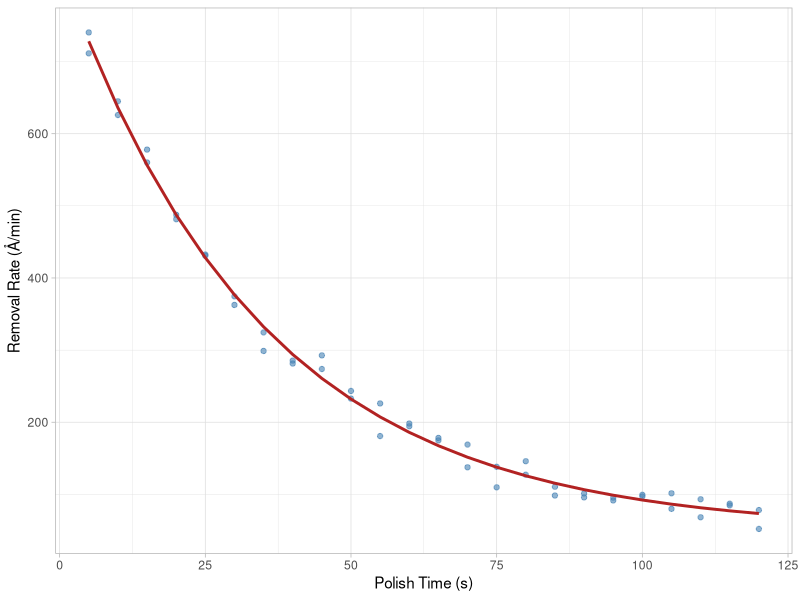

The R script that drew this image:
## ---- chunk 1
#| code-fold: true
#| message: false
#| label: fig-ppc-432-cmp-fit
#| fig-cap: "CMP removal rate versus polish time, with fitted exponential decay curve"
library(tidyverse)

set.seed(55)
time <- rep(seq(5, 120, by = 5), each = 2)
p1_true <- 50
p2_true <- 800
p3_true <- -0.03

cmp <- tibble(
  time = time,
  removal_rate = p1_true + p2_true * exp(p3_true * time) + rnorm(length(time), 0, 15)
)

cmp_fit <- nls(
  removal_rate ~ p1 + p2 * exp(p3 * time),
  data = cmp,
  start = list(p1 = 50, p2 = 800, p3 = -0.03)
)

cmp |>
  mutate(fitted = predict(cmp_fit)) |>
  ggplot(aes(time, removal_rate)) +
  geom_point(color = "steelblue", alpha = 0.6) +
  geom_line(aes(y = fitted), color = "firebrick", linewidth = 1) +
  labs(x = "Polish Time (s)", y = "Removal Rate (Å/min)") +
  theme_light()
## ---- chunk 2
summary(cmp_fit)
